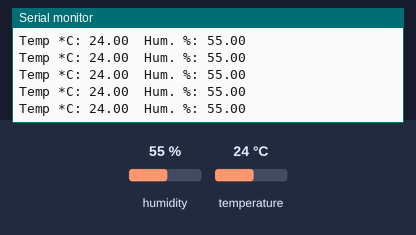
Bench run of a sketch on a simulated Arduino Leonardo, built with avr-gcc and run on an emulated ATmega32U4. Shown: the last lines printed to the serial monitor. Inputs (shaded band) come from the test bench; at power-on: humidity 55 %, temperature 24 °C.

Above: at 1.2 s.
1.3 s: humidity set to 22 %
At 1.68 s:
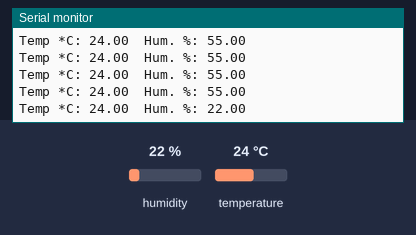
2.8 s: temperature set to 12 °C
At 2.89 s:
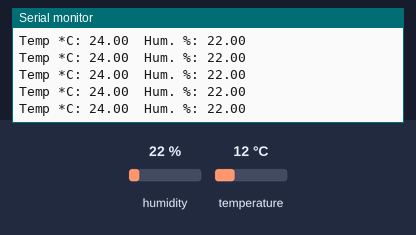
4.3 s: humidity set to 40 %
At 4.34 s:
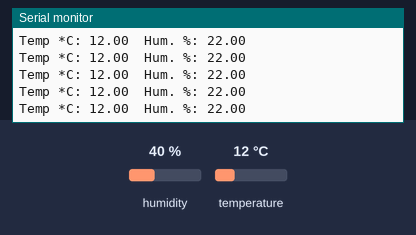
Timing chart, 0 to 7.3 s (numbered marks = the images above; inputs shaded):
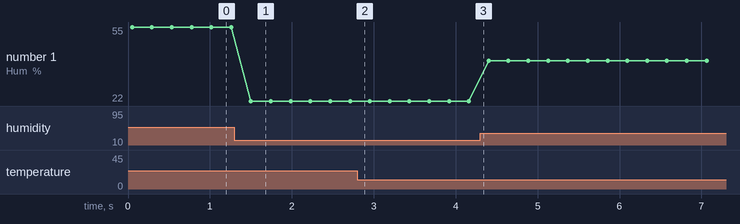

Measured:
- after the input at 1.3 s, the serial monitor: prints a new line after 0.20 s (image 1)
- plotted number 1: 55 → 22 after the input at 1.3 s, 22 → 40 after the input at 4.3 s

The sketch:

04_SHT31_Measurements.ino
```cpp
/***************************************************
  This is an example for the SHT31-D Humidity & Temp Sensor

  Designed specifically to work with the SHT31-D sensor from Adafruit
  ----> https://www.adafruit.com/products/2857

  These sensors use I2C to communicate, 2 pins are required to
  interface
 ****************************************************/

#include <Arduino.h>
#include <Wire.h>
#include "Adafruit_SHT31.h"

Adafruit_SHT31 sht31 = Adafruit_SHT31();

void setup() {
  Serial.begin(9600);

  while (!Serial)
    delay(10);     // will pause Zero, Leonardo, etc until serial console opens

  if (! sht31.begin(0x44)) {   // Set to 0x45 for alternate i2c addr
    Serial.println("Couldn't find SHT31");
    while (1) delay(1);
  }
}


void loop() {
  float t = sht31.readTemperature();
  float h = sht31.readHumidity();

  Serial.print("Temp *C: ");
  if (! isnan(t)) {  // check if 'is not a number'
    Serial.print(t);
  } else {
    Serial.print("NAN");
  }
  Serial.print("\t");
  Serial.print("Hum. %: ");
  if (! isnan(h)) {  // check if 'is not a number'
     Serial.print(h);
  } else {
    Serial.print("NAN");
  }
  Serial.println();
  delay(200);
}
```
